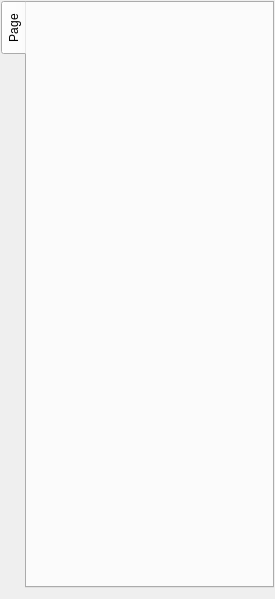
<?xml version="1.0" encoding="UTF-8"?>
<ui version="4.0">
 <class>PlotTab</class>
 <widget class="QWidget" name="PlotTab">
  <property name="geometry">
   <rect>
    <x>0</x>
    <y>0</y>
    <width>275</width>
    <height>599</height>
   </rect>
  </property>
  <property name="sizePolicy">
   <sizepolicy hsizetype="Expanding" vsizetype="Preferred">
    <horstretch>0</horstretch>
    <verstretch>0</verstretch>
   </sizepolicy>
  </property>
  <property name="maximumSize">
   <size>
    <width>325</width>
    <height>16777215</height>
   </size>
  </property>
  <property name="windowTitle">
   <string>PlotMS Plot Tab</string>
  </property>
  <property name="toolTip">
   <string/>
  </property>
  <layout class="QVBoxLayout" name="verticalLayout">
   <property name="spacing">
    <number>1</number>
   </property>
   <property name="leftMargin">
    <number>1</number>
   </property>
   <property name="topMargin">
    <number>1</number>
   </property>
   <property name="rightMargin">
    <number>1</number>
   </property>
   <item>
    <widget class="QTabWidget" name="tabWidget">
     <property name="sizePolicy">
      <sizepolicy hsizetype="Expanding" vsizetype="Expanding">
       <horstretch>0</horstretch>
       <verstretch>0</verstretch>
      </sizepolicy>
     </property>
     <property name="maximumSize">
      <size>
       <width>325</width>
       <height>16777215</height>
      </size>
     </property>
     <property name="tabPosition">
      <enum>QTabWidget::West</enum>
     </property>
     <property name="currentIndex">
      <number>0</number>
     </property>
     <widget class="QWidget" name="tab">
      <attribute name="title">
       <string>Page</string>
      </attribute>
     </widget>
    </widget>
   </item>
  </layout>
 </widget>
 <resources>
  <include location="../Gui/PlotMSPlotter.qrc"/>
 </resources>
 <connections/>
</ui>
